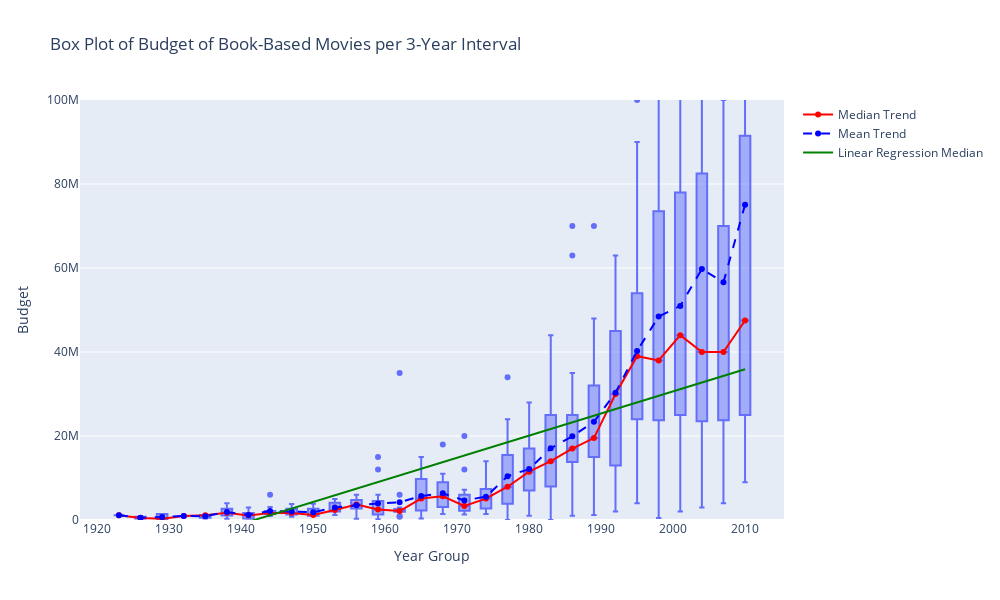
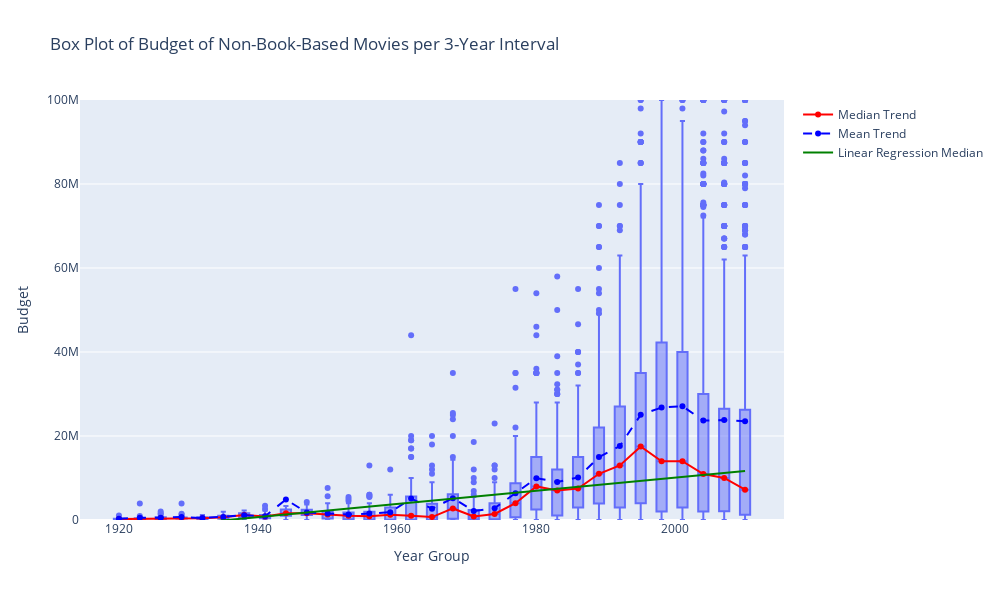

The notebook cell these images were saved under, in order:
### Markdown cell above
## Budget over time

### Code cell
plot_box_with_trends_over_time(
    based_on_books_df,
    value_column='budget',
    title='Box Plot of Budget of Book-Based Movies per 3-Year Interval',
    yaxis_label='Budget',
    yaxis_range=(0, 1e8),
)

plot_box_with_trends_over_time(
    not_based_on_books_df,
    value_column='budget',
    title='Box Plot of Budget of Non-Book-Based Movies per 3-Year Interval',
    yaxis_label='Budget',
    yaxis_range=(0, 1e8),
)

### Figure 1 — Plotly figure (JSON) as saved in the notebook; plotly's stock layout.template omitted (floating-point values rounded to 4 significant figures; data arrays with more than 128 entries replaced by an {"elided": "..."} marker saying what was removed)
{"data": [{"alignmentgroup": "True", "hovertemplate": "Year Group=%{x}<br>Budget=%{y}<extra></extra>", "legendgroup": "", "marker": {"color": "#636efa"}, "name": "", "notched": false, "offsetgroup": "", "orientation": "v", "showlegend": false, "x": {"elided": "655 int values"}, "x0": " ", "xaxis": "x", "y": {"elided": "655 int values"}, "y0": " ", "yaxis": "y", "type": "box"}, {"line": {"color": "red", "width": 2}, "mode": "lines+markers", "name": "Median Trend", "x": [1923, 1926, 1929, 1932, 1935, 1938, 1941, 1944, 1947, 1950, 1953, 1956, 1959, 1962, 1965, 1968, 1971, 1974, 1977, 1980, 1983, 1986, 1989, 1992, 1995, 1998, 2001, 2004, 2007, 2010], "y": [1136000.0, 503000.0, 291000.0, 947000.0, 1152000.0, 1750000.0, 1103000.0, 1653000.0, 1678000.0, 1200000.0, 2400000.0, 3710000.0, 2500000.0, 2135000.0, 5100000.0, 5650000.0, 3352000.0, 5100000.0, 7920000.0, 11500000.0, 14000000.0, 17000000.0, 19500000.0, 30000000.0, 39000000.0, 38000000.0, 44000000.0, 40000000.0, 40000000.0, 47500000.0], "type": "scatter"}, {"line": {"color": "blue", "dash": "dash", "width": 2}, "mode": "lines+markers", "name": "Mean Trend", "x": [1923, 1926, 1929, 1932, 1935, 1938, 1941, 1944, 1947, 1950, 1953, 1956, 1959, 1962, 1965, 1968, 1971, 1974, 1977, 1980, 1983, 1986, 1989, 1992, 1995, 1998, 2001, 2004, 2007, 2010], "y": [1136000.0, 564300.0, 710800.0, 947000.0, 895300.0, 1904000.0, 1210000.0, 2160000.0, 2008000.0, 1856000.0, 3005000.0, 3503000.0, 3925000.0, 4213000.0, 5698000.0, 6372000.0, 4664000.0, 5561000.0, 10430000.0, 12140000.0, 17100000.0, 19930000.0, 23380000.0, 30310000.0, 40250000.0, 48430000.0, 50970000.0, 59740000.0, 56620000.0, 75080000.0], "type": "scatter"}, {"hovertemplate": "<b>OLS trendline</b><br>budget = 526733 * year_group + -1.02283e+09<br>R<sup>2</sup>=0.759022<br><br>year_group=%{x}<br>budget=%{y} <b>(trend)</b><extra></extra>", "legendgroup": "", "line": {"color": "green"}, "marker": {"color": "#636efa", "symbol": "circle"}, "mode": "lines", "name": "Linear Regression Median", "showlegend": true, "x": [1923, 1926, 1929, 1932, 1935, 1938, 1941, 1944, 1947, 1950, 1953, 1956, 1959, 1962, 1965, 1968, 1971, 1974, 1977, 1980, 1983, 1986, 1989, 1992, 1995, 1998, 2001, 2004, 2007, 2010], "xaxis": "x", "y": [-9920000.0, -8340000.0, -6760000.0, -5180000.0, -3599000.0, -2019000.0, -439100.0, 1141000.0, 2721000.0, 4302000.0, 5882000.0, 7462000.0, 9042000.0, 10620000.0, 12200000.0, 13780000.0, 15360000.0, 16940000.0, 18520000.0, 20100000.0, 21680000.0, 23260000.0, 24840000.0, 26420000.0, 28000000.0, 29580000.0, 31160000.0, 32750000.0, 34330000.0, 35910000.0], "yaxis": "y", "type": "scatter"}], "layout": {"xaxis": {"anchor": "y", "domain": [0.0, 1.0], "title": {"text": "Year Group"}}, "yaxis": {"anchor": "x", "domain": [0.0, 1.0], "title": {"text": "Budget"}, "range": [0, 100000000.0]}, "legend": {"tracegroupgap": 0}, "title": {"text": "Box Plot of Budget of Book-Based Movies per 3-Year Interval"}, "boxmode": "group", "width": 1000, "height": 600}}

### Figure 2 — Plotly figure (JSON) as saved in the notebook; plotly's stock layout.template omitted (floating-point values rounded to 4 significant figures; data arrays with more than 128 entries replaced by an {"elided": "..."} marker saying what was removed)
{"data": [{"alignmentgroup": "True", "hovertemplate": "Year Group=%{x}<br>Budget=%{y}<extra></extra>", "legendgroup": "", "marker": {"color": "#636efa"}, "name": "", "notched": false, "offsetgroup": "", "orientation": "v", "showlegend": false, "x": {"elided": "6898 int values"}, "x0": " ", "xaxis": "x", "y": {"elided": "6898 int values"}, "y0": " ", "yaxis": "y", "type": "box"}, {"line": {"color": "red", "width": 2}, "mode": "lines+markers", "name": "Median Trend", "x": [1920, 1923, 1926, 1929, 1932, 1935, 1938, 1941, 1944, 1947, 1950, 1953, 1956, 1959, 1962, 1965, 1968, 1971, 1974, 1977, 1980, 1983, 1986, 1989, 1992, 1995, 1998, 2001, 2004, 2007, 2010], "y": [212500.0, 245000.0, 405000.0, 453000.0, 433000.0, 641000.0, 1179000.0, 821000.0, 1617000.0, 1635000.0, 1300000.0, 1000000.0, 914500.0, 1270000.0, 1000000.0, 700000.0, 2750000.0, 850000.0, 1451000.0, 4000000.0, 8000000.0, 7000000.0, 7500000.0, 11000000.0, 13000000.0, 17500000.0, 14000000.0, 14000000.0, 10950000.0, 10000000.0, 7218000.0], "type": "scatter"}, {"line": {"color": "blue", "dash": "dash", "width": 2}, "mode": "lines+markers", "name": "Mean Trend", "x": [1920, 1923, 1926, 1929, 1932, 1935, 1938, 1941, 1944, 1947, 1950, 1953, 1956, 1959, 1962, 1965, 1968, 1971, 1974, 1977, 1980, 1983, 1986, 1989, 1992, 1995, 1998, 2001, 2004, 2007, 2010], "y": [322400.0, 543100.0, 541000.0, 703300.0, 477800.0, 730300.0, 1114000.0, 908400.0, 4882000.0, 1763000.0, 1554000.0, 1314000.0, 1548000.0, 1846000.0, 5106000.0, 2687000.0, 5201000.0, 2140000.0, 2816000.0, 6388000.0, 9963000.0, 9048000.0, 10140000.0, 14970000.0, 17600000.0, 25040000.0, 26780000.0, 27090000.0, 23670000.0, 23780000.0, 23510000.0], "type": "scatter"}, {"hovertemplate": "<b>OLS trendline</b><br>budget = 157035 * year_group + -3.03959e+08<br>R<sup>2</sup>=0.678776<br><br>year_group=%{x}<br>budget=%{y} <b>(trend)</b><extra></extra>", "legendgroup": "", "line": {"color": "green"}, "marker": {"color": "#636efa", "symbol": "circle"}, "mode": "lines", "name": "Linear Regression Median", "showlegend": true, "x": [1920, 1923, 1926, 1929, 1932, 1935, 1938, 1941, 1944, 1947, 1950, 1953, 1956, 1959, 1962, 1965, 1968, 1971, 1974, 1977, 1980, 1983, 1986, 1989, 1992, 1995, 1998, 2001, 2004, 2007, 2010], "xaxis": "x", "y": [-2452000.0, -1981000.0, -1510000.0, -1039000.0, -567800.0, -96690.0, 374400.0, 845500.0, 1317000.0, 1788000.0, 2259000.0, 2730000.0, 3201000.0, 3672000.0, 4143000.0, 4614000.0, 5085000.0, 5557000.0, 6028000.0, 6499000.0, 6970000.0, 7441000.0, 7912000.0, 8383000.0, 8854000.0, 9325000.0, 9797000.0, 10270000.0, 10740000.0, 11210000.0, 11680000.0], "yaxis": "y", "type": "scatter"}], "layout": {"xaxis": {"anchor": "y", "domain": [0.0, 1.0], "title": {"text": "Year Group"}}, "yaxis": {"anchor": "x", "domain": [0.0, 1.0], "title": {"text": "Budget"}, "range": [0, 100000000.0]}, "legend": {"tracegroupgap": 0}, "title": {"text": "Box Plot of Budget of Non-Book-Based Movies per 3-Year Interval"}, "boxmode": "group", "width": 1000, "height": 600}}
